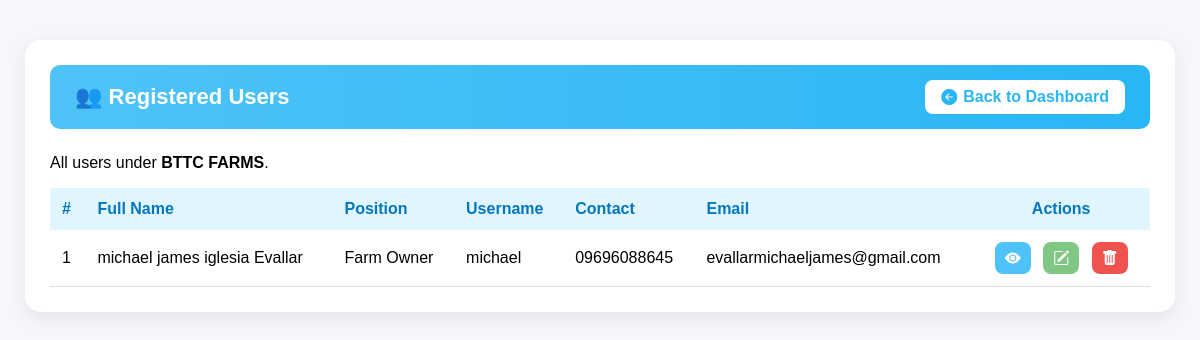
Screenshot of /modules/users/list_users.php (signed in) with the database file from the repository.
### tables this page shows
CREATE TABLE `users` (
  `user_id` int(11) NOT NULL,
  `farm_id` int(11) NOT NULL,
  `full_name` varchar(100) NOT NULL,
  `date_of_birth` date DEFAULT NULL,
  `gender` enum('Male','Female') DEFAULT NULL,
  `civil_status` varchar(50) DEFAULT NULL,
  `nationality` varchar(50) DEFAULT NULL,
  `contact_number` varchar(20) DEFAULT NULL,
  `email` varchar(100) DEFAULT NULL,
  `home_address` text DEFAULT NULL,
  `tin_number` varchar(50) DEFAULT NULL,
  `sss_number` varchar(50) DEFAULT NULL,
  `philhealth_number` varchar(50) DEFAULT NULL,
  `pagibig_number` varchar(50) DEFAULT NULL,
  `emergency_contact_name` varchar(100) DEFAULT NULL,
  `emergency_contact_number` varchar(20) DEFAULT NULL,
  `emergency_address` text DEFAULT NULL,
  `medical_conditions` text DEFAULT NULL,
  `username` varchar(50) NOT NULL,
  `password` varchar(255) NOT NULL,
  `position` varchar(100) DEFAULT NULL,
  `profile_picture` varchar(255) DEFAULT NULL,
  `date_registered` timestamp NOT NULL DEFAULT current_timestamp(),
  `status` enum('Active','Inactive') DEFAULT 'Active',
  `remarks` text DEFAULT NULL
);

### modules/users/list_users.php (the view, shortened to what this page needs)
<?php
require_once "../../config/db.php";
$farm_id = $_SESSION["farm_id"];
$farm_name = $_SESSION["farm_name"];
$stmt = $pdo->prepare("SELECT * FROM users WHERE farm_id = ? ORDER BY user_id DESC");
$stmt->execute([$farm_id]);
$users = $stmt->fetchAll(PDO::FETCH_ASSOC);
?>
<div class="user-list-container">
  <div class="header-bar">
    <h2>👥 Registered Users</h2>
    <a href="../farm/farm_dashboard.php" class="back-btn">
      <i class="bi bi-arrow-left-circle-fill"></i> Back to Dashboard
    </a>
  </div>
  <p>All users under <strong><?= htmlspecialchars($farm_name); ?></strong>.</p>
  <?php if (count($users) > 0): ?>
  <table class="user-table">
    <thead>
      <tr>
        <th>#</th>
        <th>Full Name</th>
        <th>Position</th>
        <th>Username</th>
        <th>Contact</th>
        <th>Email</th>
        <th style="text-align:center;">Actions</th>
      </tr>
    </thead>
    <tbody>
      <?php foreach ($users as $index => $user): ?>
        <tr>
          <td><?= $index + 1 ?></td>
          <td><?= htmlspecialchars($user['full_name']) ?></td>
          <td><?= htmlspecialchars($user['position']) ?></td>
          <td><?= htmlspecialchars($user['username']) ?></td>
          <td><?= htmlspecialchars($user['contact_number']) ?></td>
          <td><?= htmlspecialchars($user['email']) ?></td>
          <td class="action-buttons">
            <a href="view_users.php?id=<?= $user['user_id'] ?>" class="icon-btn view" title="View All Records">
              <i class="bi bi-eye-fill"></i>
            </a>
            <a href="edit_users.php?id=<?= $user['user_id'] ?>" class="icon-btn edit" title="Edit User">
              <i class="bi bi-pencil-square"></i>
            </a>
            <a href="delete_users.php?id=<?= $user['user_id'] ?>" class="icon-btn delete" title="Delete User" onclick="return confirm('Are you sure you want to delete this user?');">
              <i class="bi bi-trash-fill"></i>
            </a>
          </td>
        </tr>
      <?php endforeach; ?>
    </tbody>
  </table>
  <?php else: ?>
    <p style="color:#999;">No users have been registered for this farm yet.</p>
  <?php endif; ?>
</div>
<link href="https://cdn.jsdelivr.net/npm/bootstrap-icons@1.11.3/font/bootstrap-icons.css" rel="stylesheet">

### modules/users/list_users.php (style rules this page uses)
.user-list-container { background: #ffffff; margin: 40px auto; padding: 25px; border-radius: 16px; max-width: 1100px; box-shadow: 0 6px 20px rgba(0,0,0,0.08); animation: fadeIn 0.4s ease; }
.header-bar { display: flex; justify-content: space-between; align-items: center; background: linear-gradient(90deg, #4fc3f7, #29b6f6); padding: 15px 25px; border-radius: 10px; color: white; margin-bottom: 25px; }
.header-bar h2 { margin: 0; font-size: 22px; font-weight: 700; }
.back-btn { background: white; color: #29b6f6; padding: 8px 16px; border-radius: 8px; text-decoration: none; font-weight: 600; transition: 0.3s; display: flex; align-items: center; gap: 6px; }
.user-table { width: 100%; border-collapse: collapse; margin-top: 10px; }
.user-table th { background: #e1f5fe; color: #0277bd; padding: 12px; text-align: left; font-weight: 600; }
.user-table td { padding: 12px; border-bottom: 1px solid #ddd; }
.action-buttons { text-align: center; }
.icon-btn { display: inline-flex; align-items: center; justify-content: center; border: none; padding: 8px 10px; margin: 0 4px; border-radius: 8px; font-size: 16px; color: white; text-decoration: none; transition: 0.3s ease; }
.icon-btn.view { background: #4fc3f7; }
.icon-btn.edit { background: #81c784; }
.icon-btn.delete { background: #ef5350; }

### rows the page displays
users: full_name "michael james iglesia Evallar", position "Farm Owner", username "michael", contact_number "09696088645", email "evallarmichaeljames@gmail.com"

### other values shown
$farm_name "BTTC FARMS"
